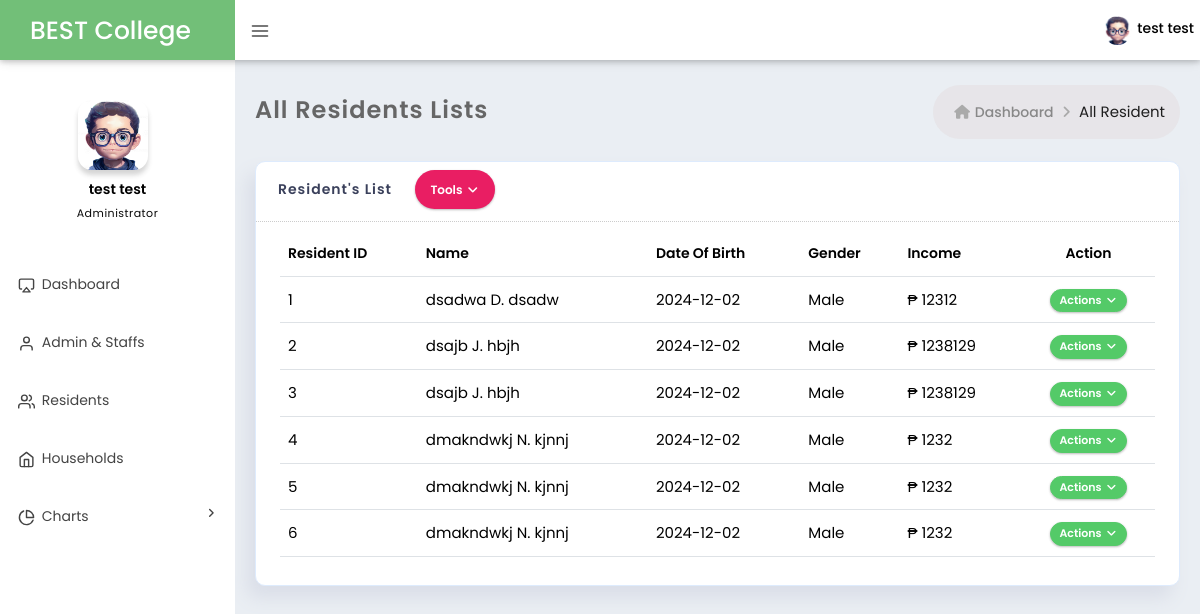
The app's page /resources/views/all_resident.php (signed in), older data.
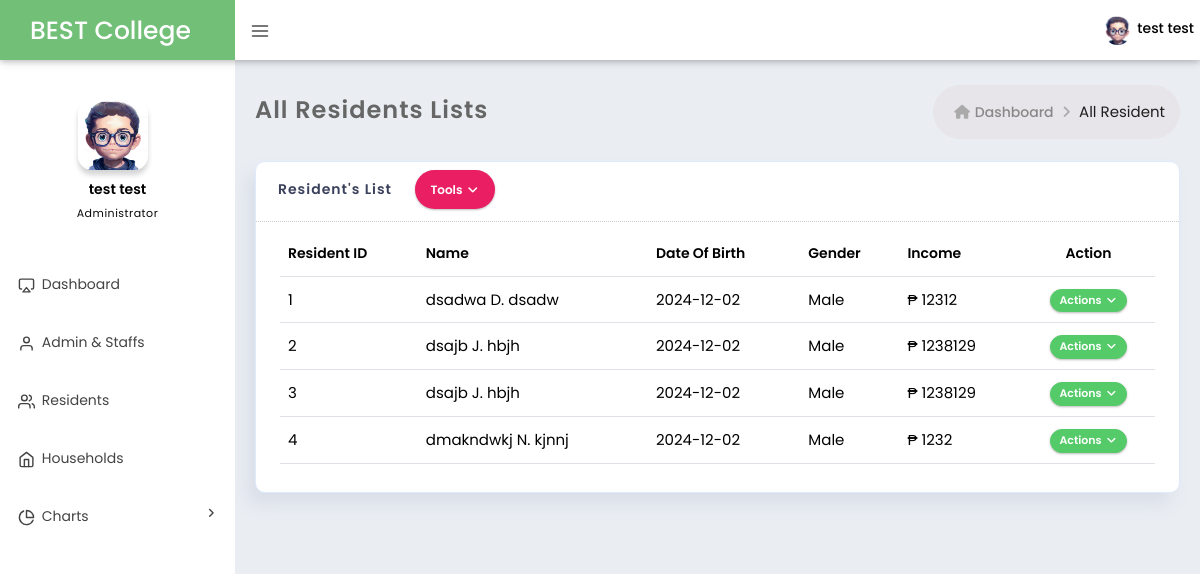
The same page, newer data.
### tables this page shows
CREATE TABLE `family_member` (
  `memberID` int(50) NOT NULL,
  `householdID` int(50) NOT NULL,
  `first_name` varchar(50) NOT NULL,
  `last_name` varchar(50) NOT NULL,
  `middle_name` varchar(50) DEFAULT NULL,
  `relationship_to_head` varchar(50) NOT NULL,
  `gender` varchar(10) NOT NULL,
  `birthdate` date NOT NULL,
  `occupation` varchar(50) DEFAULT NULL,
  `education_level` enum('None','Primary','Secondary','Tertiary','Postgraduate') NOT NULL,
  `income` int(50) DEFAULT NULL,
  `is_head_of_household` tinyint(1) NOT NULL DEFAULT 0,
  `isDeleted` tinyint(1) NOT NULL DEFAULT 0,
  `date_Inserted` datetime DEFAULT NULL
);

CREATE TABLE `health_data` (
  `healthID` int(11) NOT NULL,
  `memberID` int(50) NOT NULL,
  `has_disability` tinyint(1) NOT NULL DEFAULT 0,
  `pre_existing_condition` varchar(100) NOT NULL,
  `covid_vaccinated` tinyint(1) NOT NULL DEFAULT 0
);

### resources/views/all_resident.php (the view, shortened to what this page needs)
<?php include '../include/header.php' ?>
<link rel="stylesheet" href="../css/resident.css">
<body class="page-header-fixed sidemenu-closed-hidelogo page-content-white page-md header-white white-sidebar-color logo-indigo"></body>
<div class="page-wrapper">
	<?php include '../include/navigation_bar.php'; ?>
	<div class="page-container">
		<?php include '../include/sidebar.php'; ?>
		<div class="page-content-wrapper">
			<div class="page-content">
				<div class="page-bar">
					<div class="page-title-breadcrumb">
						<div class=" pull-left">
							<div class="page-title">All Residents Lists</div>
						</div>
						<ol class="breadcrumb page-breadcrumb pull-right">
							<li><i class="fa fa-home"></i>&nbsp;<a class="parent-item"
									href="./dashboard.php">Dashboard</a>&nbsp;<i class="fa fa-angle-right"></i>
							</li>
							<li class="active">All Resident</li>
						</ol>
					</div>
				</div>
				<div class="row">
					<div class="col-md-12 col-sm-12">
						<div class="card card-box d-flex">
							<div class="card-head py-2">
								<header>Resident's List</header>
								<div class="">
									<div class="btn-group">
										<button
											class="btn deepPink-bgcolor btn-circle btn-outline dropdown-toggle"
											data-bs-toggle="dropdown">
											Tools
											<i class="fa fa-angle-down"></i>
										</button>
									</div>
								</div>
							</div>
							<div class="card-body ">
								<div class="table-wrap">
									<div class="table-responsive">
										<table class="table display product-overview mb-30" id="support_table">
											<thead>
												<tr>
													<th>Resident ID</th>
													<th>Name</th>
													<th>Date Of Birth</th>
													<th>Gender</th>
													<th>Income</th>
													<th class='center'>Action</th>
												</tr>
											</thead>
											<tbody>
												<?php
												$query = "SELECT fm.*, ed.*, emp.*, hd.* FROM family_member fm LEFT JOIN education_data ed ON fm.memberID = ed.memberID LEFT JOIN emplyment_data emp ON fm.memberID = emp.memberID LEFT JOIN health_data hd ON fm.memberID = hd.memberID WHERE fm.isDeleted = 0";
												$result = $conn->query($query);
												if ($result->num_rows > 0) {
													while ($row = $result->fetch_assoc()) {
														$memberID = $row['memberID'];
														$name = $row['first_name'] . ' ' . strtoupper(substr($row['middle_name'], 0, 1)) . '.' . ' ' . $row['last_name'];
														$birthdate = $row['birthdate'];
														$gender = $row['gender'];
														$income = $row['income'];
														echo "<tr>
																<td>$memberID</td>
																<td>$name</td>
																<td>$birthdate</td>
																<td>$gender</td>
																<td>₱ $income</td>
																<td class='center'>
																	<div class='btn-group'>
																		<button
																			class='btn btn-xs btn-circle btn-success dropdown-toggle no-margin'
																			type='button' data-bs-toggle='dropdown'
																			aria-expanded='false'> Actions
																			<i class='fa fa-angle-down'></i>
																		</button>
																		<ul class='dropdown-menu' role='menu' style='min-width: auto;'>
																			<li data-bs-toggle='modal' data-bs-target='#viewResident' onclick='viewResident($memberID)'>
																				<a href='#'><i class='fa fa-eye'></i>
																					View </a>
																			</li>
																			<li data-bs-toggle='modal' data-bs-target='#editResident' onclick='editResident($memberID)'>
																				<a href='#'><i class='fa fa-edit'></i>
																					Update </a>
																			</li>
																			<li data-bs-toggle='modal' data-bs-target='#confirmationModal' onclick='deleteResident($memberID)'>
																				<a href='#'><i class='fa fa-trash-o'></i>
																					Delete </a>
																			</li>
																		</ul>
																	</div>
																</td>
																";
													}
												} else {
													echo "<tr><td colspan='6'>No records found</td></tr>";
												}
												?>
											</tbody>
										</table>
									</div>
								</div>
							</div>
						</div>
					</div>
				</div>
			</div>
		</div>
	</div>
</div>

Row changes from the older to the newer data that the page shows:
no longer on this page (row edited): family_member: health_data.memberID "5", name "dmakndwkj N. kjnnj", birthdate "2024-12-02", gender "Male", income "1232"
no longer on this page (row edited): family_member: health_data.memberID "6", name "dmakndwkj N. kjnnj", birthdate "2024-12-02", gender "Male", income "1232"
